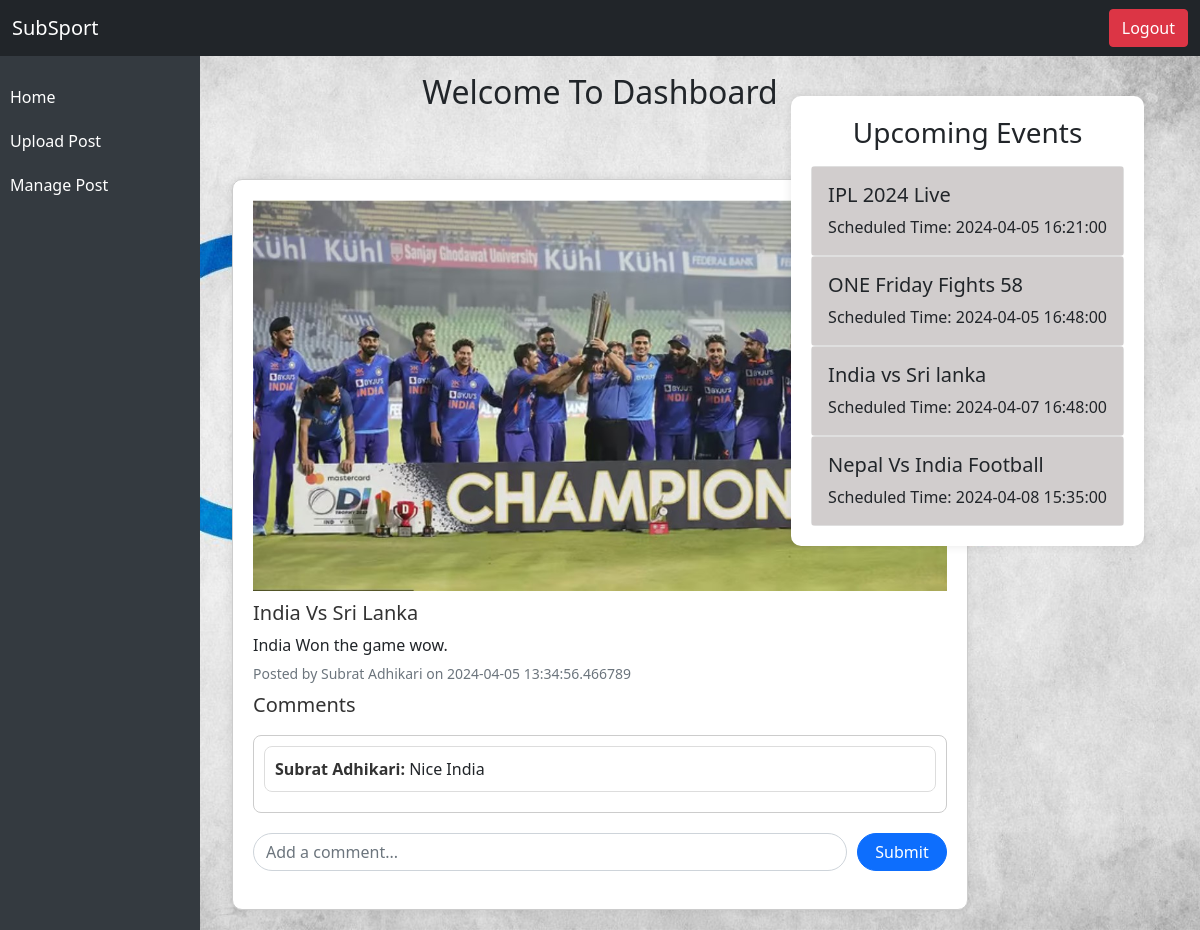
Page /dashboard.php on the committed database.
### tables this page shows
CREATE TABLE `live_video` (
  `id` int(10) NOT NULL,
  `userid` int(10) NOT NULL,
  `link` varchar(100) NOT NULL,
  `title` varchar(100) NOT NULL,
  `startson` datetime NOT NULL,
  `time` timestamp NOT NULL DEFAULT current_timestamp()
);

CREATE TABLE `postdetails` (
  `id` int(10) NOT NULL,
  `userid` int(10) NOT NULL,
  `fileaddress` varchar(100) NOT NULL,
  `title` varchar(200) NOT NULL,
  `description` varchar(800) NOT NULL,
  `time` timestamp(6) NOT NULL DEFAULT current_timestamp(6)
);

CREATE TABLE `userdetails` (
  `id` int(11) NOT NULL,
  `name` varchar(50) NOT NULL,
  `country` varchar(60) NOT NULL,
  `email` varchar(50) NOT NULL,
  `contact` bigint(20) NOT NULL,
  `password` varchar(100) NOT NULL,
  `varification_code` varchar(60) NOT NULL,
  `is_varified` int(10) NOT NULL DEFAULT 0,
  `login_otp` int(11) NOT NULL,
  `login_otp_attemp` int(11) NOT NULL DEFAULT 0,
  `role` int(10) NOT NULL DEFAULT 0,
  `blocked` int(10) NOT NULL DEFAULT 0,
  `reset_code` varchar(60) DEFAULT NULL,
  `sport` varchar(100) NOT NULL
);

CREATE TABLE `comments` (
  `id` int(10) NOT NULL,
  `userid` int(10) NOT NULL,
  `postid` int(10) NOT NULL,
  `comment` varchar(500) NOT NULL,
  `time` timestamp(6) NOT NULL DEFAULT current_timestamp(6)
);

### dashboard.php (the view, shortened to what this page needs)
<?php
include('db.php');
if (!isset($_SESSION['user_id']) && $_SESSION['login_status'] == "true") {
    header("Location: index.php");
    exit();
} else {
    $sql = $conn->prepare("SELECT * FROM userdetails WHERE id = ?");
    $sql->bind_param("i", $_SESSION['user_id']);
    $sql->execute();
    $result = $sql->get_result();
    $row = $result->fetch_assoc();
    $welcomeMessage = "Welcome To Dashboard " . $row['name'];
}
?>
<!DOCTYPE html>
<html lang="en">
<head>
    <link rel="stylesheet" href="dashboardstyle.css" />
    <link href="https://cdn.jsdelivr.net/npm/bootstrap@5.0.2/dist/css/bootstrap.min.css" rel="stylesheet">
</head>
<body>
    <header>
        <nav class="navbar navbar-dark bg-dark fixed-top">
            <div class="container-fluid">
                <a class="navbar-brand" href="#">SubSport</a>
                <form action="logout.php" method="post">
                    <button type="submit" class="btn btn-danger">Logout</button>
                </form>
            </div>
        </nav>
    </header>
    <div class="side-panel">
        <a href="dashboard.php" class="active">Home</a>
        <a href="uploadpost.php">Upload Post</a>
        <a href="managepost.php">Manage Post</a>
    </div>
    <main class="container dascontainer mt-5">
        <div class="welcome text-center mt-4">
            <h2><?php echo $welcomeMessage; ?></h2>
        </div>
        <?php
        $currentDateTime = date('Y-m-d H:i:s');
        ?>
        <div class="upcoming-live-video position-fixed top-0 end-0 mt-5 me-5">
            <div class="upcoming-events-container mt-5 me-2">
                <h3 class="text-center mb-3">Upcoming Events</h3>
                <div class="list-group">
                    <?php
                    $upcoming_sql = "SELECT * FROM live_video WHERE startson > '$currentDateTime' ORDER BY startson ASC";
                    $upcoming_result = $conn->query($upcoming_sql);
                    if ($upcoming_result->num_rows > 0) {
                        while ($upcoming_row = $upcoming_result->fetch_assoc()) {
                            echo '<div class="card">';
                            echo '<div class="card-body">';
                            echo '<h5 class="card-title">' . htmlspecialchars($upcoming_row['title']) . '</h5>';
                            echo '<p class="card-text">Scheduled Time: ' . htmlspecialchars($upcoming_row['startson']) . '</p>';
                            echo '</div>';
                            echo '</div>';
                        }
                    } else {
                        echo "<p class='text-muted'>No upcoming events.</p>";
                    }
                    ?>
                </div>
            </div>
        </div>
        <div class="row mt-5">
            <div class="col-md-8 mx-auto">
                <div class="post-container">
                    <?php
                    $sql = "SELECT postdetails.id, postdetails.userid, postdetails.fileaddress, postdetails.title, postdetails.description, postdetails.time, userdetails.name FROM postdetails INNER JOIN userdetails ON postdetails.userid = userdetails.id ORDER BY postdetails.time DESC";
                    $result = $conn->query($sql);
                    if ($result->num_rows > 0) {
                        while ($row = $result->fetch_assoc()) {
                            echo "<div class='post'>";
                            if (strpos($row["fileaddress"], '.jpg') !== false || strpos($row["fileaddress"], '.png') !== false || strpos($row["fileaddress"], '.jpeg') !== false || strpos($row["fileaddress"], '.gif') !== false) {
                                echo "<img src='assets/uploads/{$row["userid"]}/{$row["fileaddress"]}' alt='Post Image' class='img-fluid'>";
                            } elseif (strpos($row["fileaddress"], '.mp4') !== false || strpos($row["fileaddress"], '.avi') !== false || strpos($row["fileaddress"], '.mov') !== false || strpos($row["fileaddress"], '.wmv') !== false) {
                                echo "<video src='assets/uploads/{$row["userid"]}/{$row["fileaddress"]}' controls class='img-fluid'></video>";
                            } else {
                                echo "Unsupported media format.";
                            }
                            echo "<div class='post-details'>";
                            echo "<h5>{$row["title"]}</h5>";
                            echo "<p class='mb-1'>{$row["description"]}</p>";
                            echo "<p class='mb-2'><small class='text-muted'>Posted by {$row["name"]} on {$row["time"]}</small></p>";
                            echo "<h5>Comments</h5>";
                            echo "</div>";
                            echo "<div class='comment-container'>";
                            $postId = $row['id'];
                            $commentsSql = "SELECT comments.comment, userdetails.name FROM comments INNER JOIN userdetails ON comments.userid = userdetails.id WHERE comments.postid = $postId";
                            $commentsResult = $conn->query($commentsSql);
                            if ($commentsResult->num_rows > 0) {
                                while ($commentRow = $commentsResult->fetch_assoc()) {
                                    echo "<div class='comment'>";
                                    echo "<p class='comment-user'>" . htmlspecialchars($commentRow['name']) . ":</p>";
                                    echo "<p class='comment-text'>  " . htmlspecialchars($commentRow['comment']) . "</p>";
                                    echo "</div>";
                                }
                            } else {
                                echo "<p>No comments yet.</p>";
                            }
                            echo "</div>";
                            echo "<div class='comment-form'>";
                            echo "<form action='add_comment.php' method='post' class='d-flex'>";
                            echo "<div class='mb-2 flex-grow-1'>";
                            echo "<input type='text' class='form-control comment-input' id='comment' name='comment' placeholder='Add a comment...' required>";
                            echo "</div>";
                            echo "<button type='submit' class='btn btn-primary submit-button'>Submit</button>";
                            echo "</form>";
                            echo "</div>";
                            echo "</div>";
                            echo "</div>";
                        }
                    } else {
                        echo "<p>No posts found.</p>";
                    }
                    ?>
                </div>
            </div>
    </main>
</body>
</html>

### dashboardstyle.css (style rules this page uses)
.post-container { margin-top: 20px; }
.post { border: 1px solid #ccc; border-radius: 8px; padding: 15px; margin-bottom: 20px; display: flex; flex-direction: column; align-items: center; max-width: 800px; margin: 0 auto; margin-bottom: 20px; }
.post img, .post video { max-width: 100%; height: auto; width: 100%; margin-bottom: 10px; }
.post-details { text-align: left; width: 100%; }
.comment-container { margin-top: 0px; width: 100%; max-height: 120px; overflow-y: auto; padding: 10px; border: 1px solid #ccc; border-radius: 8px; margin-bottom: 20px; }
.comment { border: 1px solid #ddd; border-radius: 8px; padding: 10px; margin-bottom: 10px; }
.comment-form { width: 100%; margin-bottom: 10px; }
.comment-user, .comment-text { display: inline; }
.comment-user { font-weight: bold; }
.comment-input { width: calc(100% - 10px); }
.submit-button { width: 90px; height: min-content; margin-top: 0px; }
.comment-text { margin-top: 10px; }
.side-panel { position: fixed; top: 55px; left: 0; width: 200px; height: 100%; background-color: #343a40; padding-top: 20px; color: #fff; }
.side-panel a { display: block; padding: 10px; color: #fff; text-decoration: none; }
.dascontainer { padding-top: 1px; }
body { background-image: url('assets/wallpaper/wallpaper.jpg'); background-size: cover; background-position: center; background-repeat: no-repeat; background-attachment: fixed; height: 100vh; }

### dashboard.php (style rules this page uses)
.welcome { margin-top: 20px; }
.upcoming-live-video { margin-top: 70px; }
.upcoming-events-container { background-color: #fff; border-radius: 10px; box-shadow: 0px 0px 10px rgba(0, 0, 0, 0.1); padding: 20px; }
.post-container { margin-top: 20px; }
.post { background-color: #fff; border-radius: 10px; box-shadow: 0px 0px 10px rgba(0, 0, 0, 0.1); margin-bottom: 20px; padding: 20px; }
.post-details h5 { color: #333; }
.comment-container { margin-top: 10px; }
.comment { margin-bottom: 10px; }
.comment-user { font-weight: bold; color: #333; }
.comment-input { border-radius: 20px; }
.submit-button { border-radius: 20px; margin-left: 10px; }
.card-body { background-color: #d1cdcd; }

### rows in the picture
live_video: title "IPL 2024 Live", startson "2024-04-05 16:21:00"
live_video: title "ONE Friday Fights 58", startson "2024-04-05 16:48:00"
live_video: title "India vs Sri lanka", startson "2024-04-07 16:48:00"
live_video: title "Nepal Vs India Football", startson "2024-04-08 15:35:00"
postdetails: fileaddress (picture), title "India Vs Sri Lanka", description "India Won the game wow.", userid.name "Subrat Adhikari", time "2024-04-05 13:34:56.466789"
comments: userid.name "Subrat Adhikari", comment "Nice India"

### other values in the picture
$welcomeMessage "Welcome To Dashboard"
